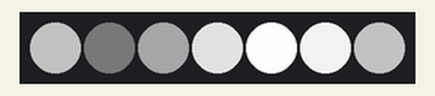
Bench run of a sketch on a simulated Arduino Uno, built with avr-gcc and run on an emulated ATmega328P. Parts: 7 RGB LEDs in strip order, left to right.

Above: at 0.47 s.
At 5.47 s:
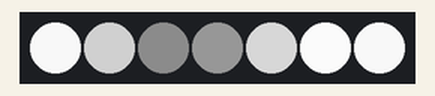
At 10.15 s:
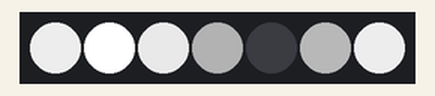
At 19.52 s:
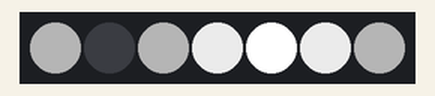
At 29.52 s:
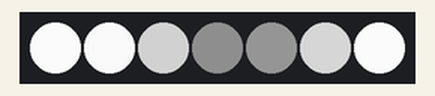
At 39.52 s:
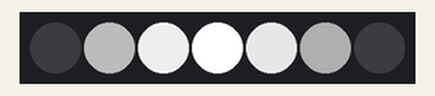
Timing chart, 0 to 40.0 s (numbered marks = the images above):
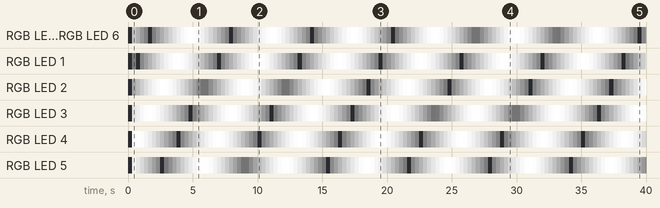

Measured:
- by itself, RGB LED 1: off → RGB(2, 2, 2) at 0.32 s, → off 0.31 s later, → RGB(10, 10, 10) 0.31 s later, → RGB(32, 32, 32) 0.31 s later, … (128 changes in this stretch)
- by itself, RGB LED 2: off → RGB(41, 41, 41) at 0.32 s, → RGB(75, 75, 75) 0.31 s later, → RGB(113, 113, 113) 0.31 s later, → RGB(153, 153, 153) 0.31 s later, … (125 changes in this stretch)

The sketch:

ida_vuelta_led_sin.ino
```cpp
#include <Adafruit_NeoPixel.h>
#ifdef __AVR__
#include <avr/power.h> // Required for 16 MHz Adafruit Trinket
#endif

#define LED_PIN     6
int cantPixeles  =7;
long marcaTiempo, tiempoActual;
long marcaTiempoFrec, muestreo = 25;
int espera = 500;
int indice = 0;
float frecSeno = 0.001;
bool direccion = true;
bool rampa = false;

Adafruit_NeoPixel strip(cantPixeles, LED_PIN, NEO_GRB + NEO_KHZ800);

void setup() {
  // put your setup code here, to run once:
  strip.begin();           // INITIALIZE NeoPixel strip object (REQUIRED)
  strip.show();            // Turn OFF all pixels ASAP
  tiempoActual = millis();
  marcaTiempo = tiempoActual;
  marcaTiempoFrec = tiempoActual;
  Serial.begin(9600);
}

void loop() {
  // put your main code here, to run repeatedly:
  tiempoActual = millis();


  // contador muestreo de brillo y led
  if (tiempoActual > marcaTiempoFrec + muestreo) {
    for (int i = 0 ; i < cantPixeles; i++) {
      float proporcion =float(i)/float(cantPixeles-1);
      float brillo = (1.-(sin(float(tiempoActual)* frecSeno + proporcion * PI*2. ) * 0.5 + .5) )* 255.;
   //  float degrade = 1.- abs(proporcion -.5); //guarda que esto no funciona bien
      strip.setPixelColor(i, strip.Color(  brillo,  brillo,  brillo));         //  Set pixel's color (in RAM)
      strip.show();
      //Serial.println(brillo*degrade);
    }
    marcaTiempoFrec = tiempoActual;
  }
}
```
